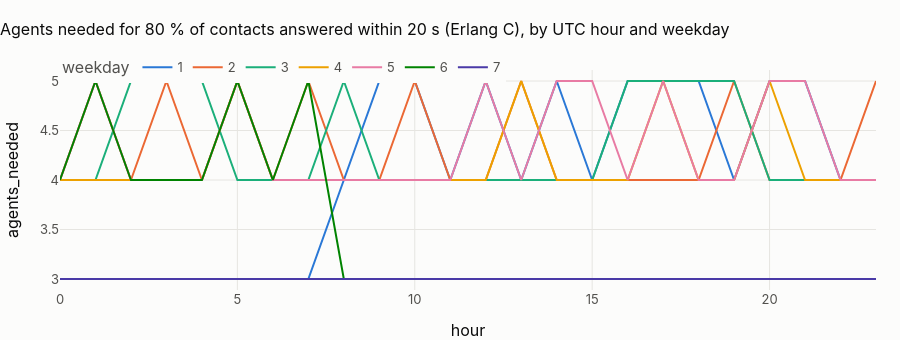

Notebook code cell kept with this figure:
### Markdown cell above
## 1 · Staffing: arrivals, handle time and Erlang C

### Code cell
arr = star.q("""
    select isodow(interaction_ts_utc) as weekday, hour(interaction_ts_utc) as hour,
           count(*) / count(distinct cast(interaction_ts_utc as date)) as contacts_per_hour,
           avg(duration_seconds) as aht_seconds, avg(wait_time_seconds) as observed_wait_seconds
    from {fct_interaction} where interaction_type in ('Inbound Call', 'Chat') group by all order by 1, 2""")
arr["agents_needed"] = [
    g.agents_needed(r.contacts_per_hour, r.aht_seconds, target_seconds=20, service=0.8)
    for r in arr.itertuples()
]
arr["erlang_wait_prob"] = [
    g.erlang_c(r.contacts_per_hour, r.aht_seconds, int(r.agents_needed)) for r in arr.itertuples()
]
fig = px.line(
    arr,
    x="hour",
    y="agents_needed",
    color=arr.weekday.astype(str),
    title="Agents needed for 80 % of contacts answered within 20 s (Erlang C), by UTC hour and weekday",
)
fig.update_layout(height=340, legend_title="weekday")
fig.show()
working = star.q("""select work_date, count(distinct agent_id) as agents, sum(contacts) as contacts,
                           sum(handle_seconds) / 3600.0 as handled_hours
                    from {fct_agent_day} where contacts > 0 group by 1""")
need_hours = arr.groupby("weekday").agents_needed.sum().mean()
hourly_cv = arr.contacts_per_hour.std() / arr.contacts_per_hour.mean()
show(
    pd.DataFrame(
        {
            "contacts per hour (mean)": [arr.contacts_per_hour.mean()],
            "hourly arrival CV": [hourly_cv],
            "AHT (s)": [arr.aht_seconds.mean()],
            "agent-hours needed per day (Erlang C)": [need_hours],
            "agents working per day (observed, median)": [working.agents.median()],
            "handled hours per day (observed, median)": [working.handled_hours.median()],
        }
    ).round(2),
    paging=False,
)
display(
    Markdown(
        f"**Inbound contacts arrive at {arr.contacts_per_hour.mean():.1f} an hour with a handle time of "
        f"{arr.aht_seconds.mean() / 60:.1f} minutes; Erlang C needs {need_hours:.0f} agent-hours a day for an 80/20 "
        f"service level, while a median of {working.agents.median():.0f} agents work each day handling "
        f"{working.handled_hours.median():.0f} hours (an implied occupancy of "
        f"{100 * working.handled_hours.median() / (8 * working.agents.median()):.1f} % of 8-hour shifts).** "
        "The synthetic roster spreads a day's work over hundreds of agents, so it cannot be benchmarked; the Erlang C "
        "figure is the requirement a real roster would be planned against. The hourly arrival profile is "
        + (
            "flat (coefficient of variation "
            f"{hourly_cv:.2f}): in UTC, every hour looks alike, with no morning peak or night trough, so a real "
            "rostering exercise cannot be calibrated here. The method stands: forecast (notebook 04) → hourly arrivals → "
            "Erlang C → shifts."
            if hourly_cv < 0.15
            else f"uneven (coefficient of variation {hourly_cv:.2f}): shifts should follow it."
        )
    )
)

### Figure 1 — Plotly figure (JSON) as saved in the notebook; plotly's stock layout.template omitted (floating-point values rounded to 4 significant figures)
{"data": [{"hovertemplate": "color=1<br>hour=%{x}<br>agents_needed=%{y}<extra></extra>", "legendgroup": "1", "line": {"color": "#2a78d6", "dash": "solid"}, "marker": {"symbol": "circle"}, "mode": "lines", "name": "1", "orientation": "v", "showlegend": true, "type": "scatter", "x": [0, 1, 2, 3, 4, 5, 6, 7, 8, 9, 10, 11, 12, 13, 14, 15, 16, 17, 18, 19, 20, 21, 22, 23], "xaxis": "x", "y": [3, 3, 3, 3, 3, 3, 3, 3, 4, 5, 5, 4, 5, 4, 5, 4, 5, 5, 5, 4, 5, 5, 4, 4], "yaxis": "y"}, {"hovertemplate": "color=2<br>hour=%{x}<br>agents_needed=%{y}<extra></extra>", "legendgroup": "2", "line": {"color": "#eb6834", "dash": "solid"}, "marker": {"symbol": "circle"}, "mode": "lines", "name": "2", "orientation": "v", "showlegend": true, "type": "scatter", "x": [0, 1, 2, 3, 4, 5, 6, 7, 8, 9, 10, 11, 12, 13, 14, 15, 16, 17, 18, 19, 20, 21, 22, 23], "xaxis": "x", "y": [4, 5, 4, 5, 4, 5, 4, 5, 4, 4, 5, 4, 4, 5, 4, 4, 4, 4, 4, 5, 4, 4, 4, 5], "yaxis": "y"}, {"hovertemplate": "color=3<br>hour=%{x}<br>agents_needed=%{y}<extra></extra>", "legendgroup": "3", "line": {"color": "#1baf7a", "dash": "solid"}, "marker": {"symbol": "circle"}, "mode": "lines", "name": "3", "orientation": "v", "showlegend": true, "type": "scatter", "x": [0, 1, 2, 3, 4, 5, 6, 7, 8, 9, 10, 11, 12, 13, 14, 15, 16, 17, 18, 19, 20, 21, 22, 23], "xaxis": "x", "y": [4, 4, 5, 5, 5, 4, 4, 4, 5, 4, 4, 4, 4, 4, 4, 4, 5, 5, 5, 5, 4, 4, 4, 4], "yaxis": "y"}, {"hovertemplate": "color=4<br>hour=%{x}<br>agents_needed=%{y}<extra></extra>", "legendgroup": "4", "line": {"color": "#eda100", "dash": "solid"}, "marker": {"symbol": "circle"}, "mode": "lines", "name": "4", "orientation": "v", "showlegend": true, "type": "scatter", "x": [0, 1, 2, 3, 4, 5, 6, 7, 8, 9, 10, 11, 12, 13, 14, 15, 16, 17, 18, 19, 20, 21, 22, 23], "xaxis": "x", "y": [4, 4, 4, 4, 4, 5, 4, 4, 4, 4, 4, 4, 4, 5, 4, 4, 4, 5, 4, 4, 5, 4, 4, 4], "yaxis": "y"}, {"hovertemplate": "color=5<br>hour=%{x}<br>agents_needed=%{y}<extra></extra>", "legendgroup": "5", "line": {"color": "#e87ba4", "dash": "solid"}, "marker": {"symbol": "circle"}, "mode": "lines", "name": "5", "orientation": "v", "showlegend": true, "type": "scatter", "x": [0, 1, 2, 3, 4, 5, 6, 7, 8, 9, 10, 11, 12, 13, 14, 15, 16, 17, 18, 19, 20, 21, 22, 23], "xaxis": "x", "y": [4, 5, 4, 4, 4, 5, 4, 4, 4, 4, 4, 4, 5, 4, 5, 5, 4, 5, 4, 4, 5, 5, 4, 4], "yaxis": "y"}, {"hovertemplate": "color=6<br>hour=%{x}<br>agents_needed=%{y}<extra></extra>", "legendgroup": "6", "line": {"color": "#008300", "dash": "solid"}, "marker": {"symbol": "circle"}, "mode": "lines", "name": "6", "orientation": "v", "showlegend": true, "type": "scatter", "x": [0, 1, 2, 3, 4, 5, 6, 7, 8, 9, 10, 11, 12, 13, 14, 15, 16, 17, 18, 19, 20, 21, 22, 23], "xaxis": "x", "y": [4, 5, 4, 4, 4, 5, 4, 5, 3, 3, 3, 3, 3, 3, 3, 3, 3, 3, 3, 3, 3, 3, 3, 3], "yaxis": "y"}, {"hovertemplate": "color=7<br>hour=%{x}<br>agents_needed=%{y}<extra></extra>", "legendgroup": "7", "line": {"color": "#4a3aa7", "dash": "solid"}, "marker": {"symbol": "circle"}, "mode": "lines", "name": "7", "orientation": "v", "showlegend": true, "type": "scatter", "x": [0, 1, 2, 3, 4, 5, 6, 7, 8, 9, 10, 11, 12, 13, 14, 15, 16, 17, 18, 19, 20, 21, 22, 23], "xaxis": "x", "y": [3, 3, 3, 3, 3, 3, 3, 3, 3, 3, 3, 3, 3, 3, 3, 3, 3, 3, 3, 3, 3, 3, 3, 3], "yaxis": "y"}], "layout": {"height": 340, "legend": {"title": {"text": "weekday"}, "tracegroupgap": 0}, "title": {"text": "Agents needed for 80 % of contacts answered within 20 s (Erlang C), by UTC hour and weekday"}, "xaxis": {"anchor": "y", "domain": [0.0, 1.0], "title": {"text": "hour"}}, "yaxis": {"anchor": "x", "domain": [0.0, 1.0], "title": {"text": "agents_needed"}}}}
